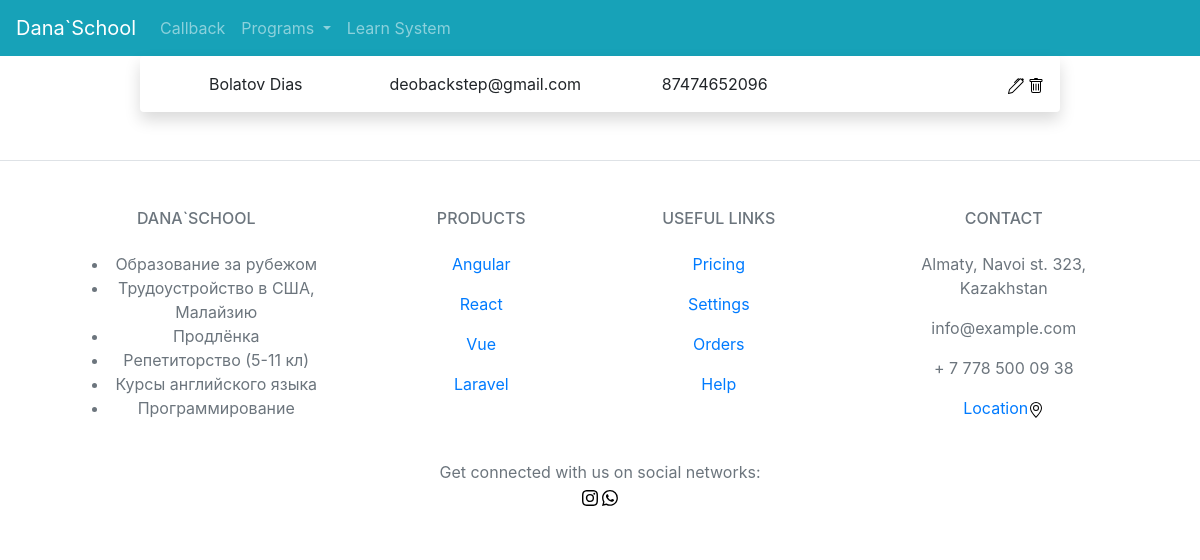
The page /backOffice on the database as committed earlier.
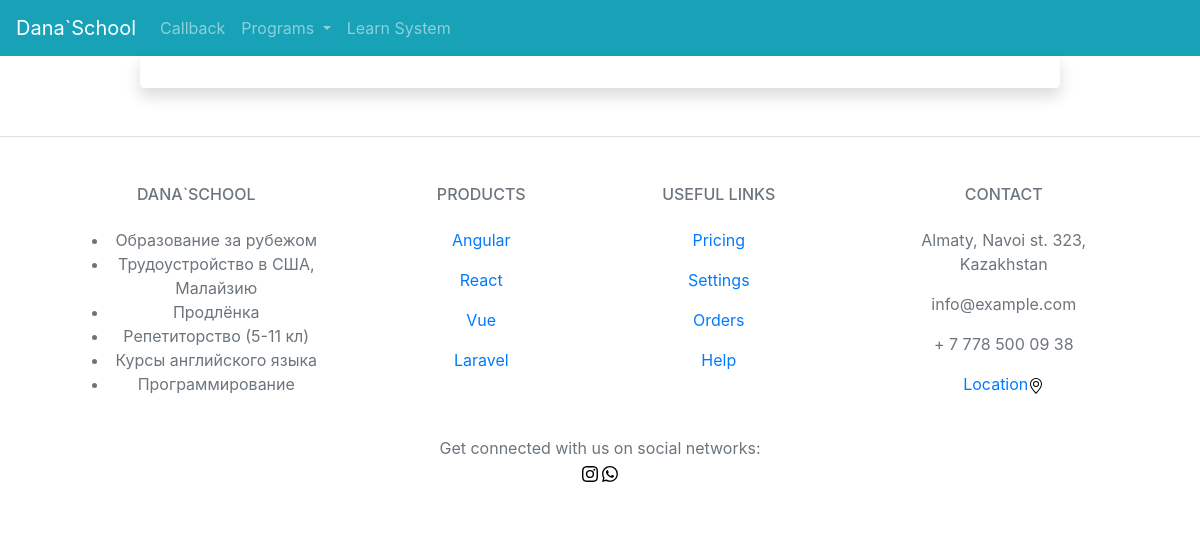
The same page on the database as committed later.
### main_app/models.py (models this page shows, shortened)
class Student(models.Model):
    last_name = models.CharField(max_length=50, null=False, blank=False)
    first_name = models.CharField(max_length=50, null=False, blank=False)
    email = models.EmailField(max_length=254, null=True, blank=True, unique=True)
    phone = PhoneNumberField(null=False, blank=False, unique=True)

### main_app/views.py (the view)
# urls.py: path('backOffice', views.backOfficeView, name='backOffice'),
def backOfficeView(request):
    return render(request, template_name='main_app/backOffice.html', context={
        'courses': Course.objects.all(),
        'callbackRequests': Student.objects.all()
    })

### templates/main_app/backOffice.html
{% extends 'main_app/base.html' %}
{% load static %}
{% block content %}
    {% for student in callbackRequests %}
        <div class="row">
            <div class="col-sm" align="center">
                {{ student.last_name }} {{ student.first_name }}
            </div>
            <div class="col-sm" align="center">
                {{ student.email }}
            </div>
            <div class="col-sm" align="center">
                {{ student.phone }}
            </div>
            <div class="col-sm" align="right">
                <a href="{% url 'updateStudent' student.pk %}">
                    <img src="{% static 'images/pen.svg' %}" alt="pen">
                </a>
                <a href="{% url 'deleteStudent' student.pk %}">
                    <img src="{% static 'images/trash.svg' %}" alt="trash">
                </a>
            </div>
        </div>
    {% endfor %}
{% endblock content %}

Rows that differ between the two databases and show on the page:
removed Student: last_name "Bolatov", first_name "Dias", email "deobackstep@gmail.com", phone "87474652096"
